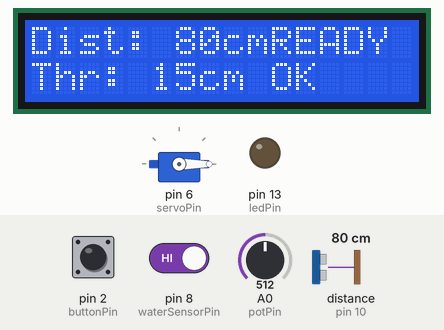
This program was run on a simulated Arduino Uno, built with avr-gcc and run on an emulated ATmega328P. Shown: servo, 16×2 character LCD, output pins drawn as LEDs (lit = HIGH). Wiring (inferred from the names in the program): ultrasonic range finder: trigger pin 9; echo pin 10. The inputs (shaded band) are chosen by the test bench; at power-on: distance to the obstacle (sensor on pin 10) 80 cm, pin 8 (waterSensorPin) HIGH, pin 2 (buttonPin) HIGH, A0 (potPin) = 512. The echo pulse lasts 58.3 µs per cm; sleep ends after the set time or at an interrupt; pins used as bus, display or sensor lines are not drawn; what the program prints to the serial monitor is not drawn.

Above: at 2.7 s.
2.8 s: distance to the obstacle (sensor on pin 10) set to 17 cm
At 4.0 s:
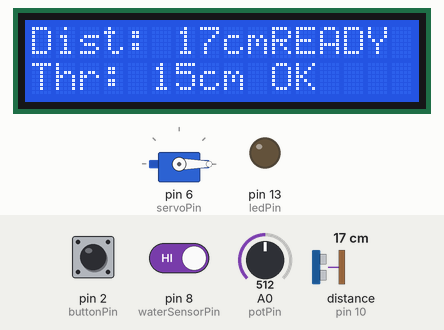
4.3 s: distance to the obstacle (sensor on pin 10) set to 14 cm
At 5.2 s:
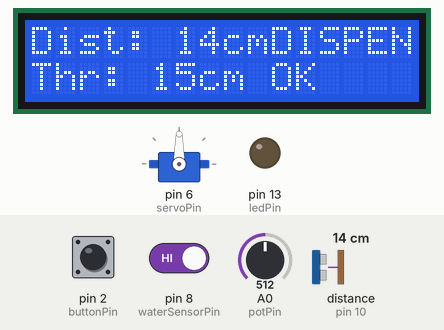
7.3 s: pin 8 (waterSensorPin) driven LOW
At 8.9 s:
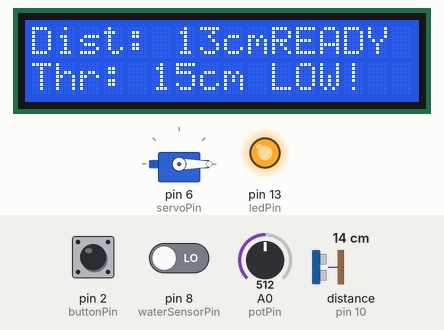
9.2 s: distance to the obstacle (sensor on pin 10) set to 183 cm
At 10.5 s:
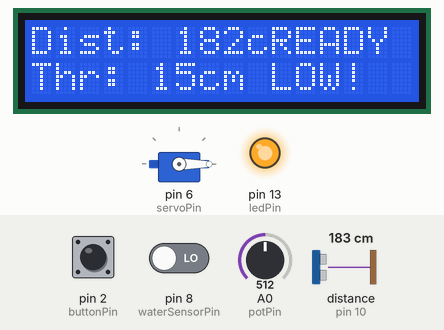
14.2 s: pin 8 (waterSensorPin) driven HIGH
At 15.4 s:
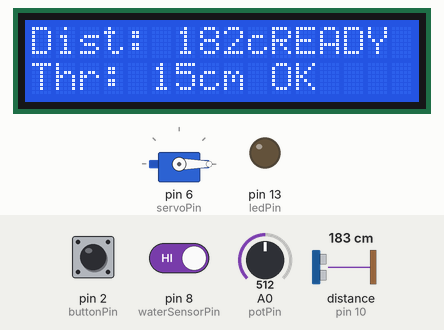
Timing chart, 0 to 17.2 s (numbered marks = the images above; inputs shaded):
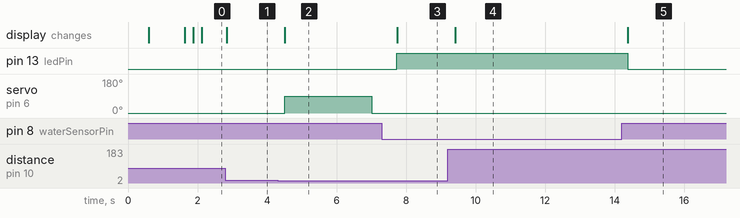

The program:

main.cpp
```cpp
#include <Arduino.h>
#include <Servo.h>
#include <LiquidCrystal_I2C.h>
#include <avr/sleep.h>
#include <avr/interrupt.h>

// === Khai báo đối tượng ===
Servo myServo;
LiquidCrystal_I2C lcd(0x27, 16, 2); // Địa chỉ 0x27 thường gặp, nếu không nhận thì thử 0x3F

// === Pin - Tối ưu để tránh xung đột ===
const int trigPin = 9;      // D9 - không xung đột với PWM
const int echoPin = 10;     // D10 - không xung đột với PWM
const int servoPin = 6;     // D6 - PWM pin cho servo
const int buttonPin = 2;    // D2 = INT0 - ngắt ngoài
const int potPin = A0;      // A0 - analog input
const int waterSensorPin = 8; // D8 - digital input
const int ledPin = 13;      // D13 - built-in LED

// === Biến trạng thái ===
volatile bool wakeUpFlag = false;
volatile bool buttonPressed = false;
unsigned long lastButtonPress = 0;
unsigned long lastActiveTime = 0;
bool isSleeping = false;

// === Hằng số cấu hình ===
const unsigned long SLEEP_TIMEOUT = 15000;    // 15 giây không hoạt động thì sleep
const unsigned long BUTTON_DEBOUNCE = 200;    // 200ms debounce
const int SERVO_OPEN_ANGLE = 90;
const int SERVO_CLOSE_ANGLE = 0;
const int MIN_DISTANCE = 2;                   // Khoảng cách tối thiểu hợp lệ (cm)
const int MAX_DISTANCE = 400;                 // Khoảng cách tối đa hợp lệ (cm)

// === ISR cho INT0 (button) - Cách duy nhất, không dùng attachInterrupt ===
ISR(INT0_vect) {
  if (millis() - lastButtonPress > BUTTON_DEBOUNCE) {
    wakeUpFlag = true;
    buttonPressed = true;
    lastButtonPress = millis();
  }
}

// === Cấu hình ngắt INT0 ===
void setupInterrupt() {
  cli(); // Tắt ngắt tạm thời

  // Cấu hình INT0 theo datasheet ATmega328P
  EICRA &= ~(1 << ISC01);  // Clear bit ISC01
  EICRA &= ~(1 << ISC00);  // Clear bit ISC00
  EICRA |= (1 << ISC01);   // Set ISC01 = 1, ISC00 = 0 -> Falling edge

  EIMSK |= (1 << INT0);    // Enable INT0

  sei(); // Bật lại ngắt
}

// === Sleep mode cải tiến ===
void goToSleep() {
  if (isSleeping) return; // Tránh sleep nhiều lần

  isSleeping = true;
  lcd.clear();
  lcd.setCursor(0, 0);
  lcd.print("Sleeping...");
  delay(500);

  // Tắt các thiết bị không cần thiết
  lcd.noBacklight();
  digitalWrite(ledPin, LOW);

  // Cấu hình sleep mode
  set_sleep_mode(SLEEP_MODE_PWR_DOWN);
  sleep_enable();

  // Xóa cờ ngắt cũ và bật ngắt
  cli();
  EIFR = bit(INTF0); // Clear INT0 flag
  sei();

  sleep_cpu(); // Zzz...

  // Khi có ngắt INT0, CPU tỉnh dậy
  sleep_disable();
  isSleeping = false;

  // Khôi phục thiết bị
  lcd.backlight();
  lcd.clear();
  lcd.setCursor(0, 0);
  lcd.print("Woke up!");
  delay(500);

  // Reset timer
  lastActiveTime = millis();
}

// === Đọc khoảng cách với xử lý lỗi ===
int readDistance() {
  digitalWrite(trigPin, LOW);
  delayMicroseconds(2);
  digitalWrite(trigPin, HIGH);
  delayMicroseconds(10);
  digitalWrite(trigPin, LOW);

  // Đọc echo với timeout 25ms (khoảng 4m)
  unsigned long duration = pulseIn(echoPin, HIGH, 25000UL);

  if (duration == 0) {
    return -1; // Timeout - không có vật thể trong tầm
  }

  int distance = duration * 0.0343 / 2;

  // Kiểm tra khoảng cách hợp lệ
  if (distance < MIN_DISTANCE || distance > MAX_DISTANCE) {
    return -1;
  }

  return distance;
}

// === Xử lý servo với bảo vệ ===
void controlServo(int angle) {
  if (angle < 0 || angle > 180) return; // Bảo vệ góc servo

  myServo.write(angle);
  delay(500); // Đợi servo di chuyển
}

// === Xử lý button với debounce ===
bool isButtonPressed() {
  if (buttonPressed) {
    buttonPressed = false;
    return true;
  }
  return false;
}

void setup() {
  // Khởi tạo Serial để debug
  Serial.begin(9600);
  Serial.println("Auto Hand Sanitizer Starting...");

  // Cấu hình pin
  pinMode(trigPin, OUTPUT);
  pinMode(echoPin, INPUT);
  pinMode(buttonPin, INPUT_PULLUP);
  pinMode(waterSensorPin, INPUT_PULLUP);
  pinMode(ledPin, OUTPUT);

  // Khởi tạo servo
  myServo.attach(servoPin);
  controlServo(SERVO_CLOSE_ANGLE);

  // Khởi tạo LCD
  lcd.init();
  lcd.backlight();
  lcd.clear();
  lcd.setCursor(0, 0);
  lcd.print("Auto Dispenser");
  lcd.setCursor(0, 1);
  lcd.print("Initializing...");
  delay(1000);

  // Cấu hình ngắt
  setupInterrupt();

  // Khởi tạo timer
  lastActiveTime = millis();

  Serial.println("Setup completed!");
}

void loop() {
  // === Đọc cảm biến ===
  int distance = readDistance();
  int potValue = analogRead(potPin);
  int threshold = map(potValue, 0, 1023, 5, 25); // 5-25cm
  bool waterLow = (digitalRead(waterSensorPin) == LOW);

  // === Xử lý button manual ===
  if (isButtonPressed()) {
    Serial.println("Manual button pressed!");
    if (!waterLow) {
      lcd.setCursor(10, 0);
      lcd.print("MANUAL");
      controlServo(SERVO_OPEN_ANGLE);
      delay(2000);
      controlServo(SERVO_CLOSE_ANGLE);
      lastActiveTime = millis(); // Reset timer
    }
  }

  // === Hiển thị LCD ===
  lcd.clear();
  lcd.setCursor(0, 0);
  if (distance > 0) {
    lcd.print("Dist: ");
    lcd.print(distance);
    lcd.print("cm ");
  } else {
    lcd.print("No Object    ");
  }

  lcd.setCursor(0, 1);
  lcd.print("Thr: ");
  lcd.print(threshold);
  lcd.print("cm ");

  // === Kiểm tra mức nước ===
  if (waterLow) {
    lcd.setCursor(10, 1);
    lcd.print("LOW!");
    digitalWrite(ledPin, HIGH);
  } else {
    lcd.setCursor(10, 1);
    lcd.print("OK  ");
    digitalWrite(ledPin, LOW);
  }

  // === Logic chính - Phát hiện tay và kích hoạt ===
  if (!waterLow && distance > 0 && distance < threshold) {
    lcd.setCursor(10, 0);
    lcd.print("DISPENSE");
    Serial.print("Hand detected at ");
    Serial.print(distance);
    Serial.println("cm");

    controlServo(SERVO_OPEN_ANGLE);
    delay(2000);
    controlServo(SERVO_CLOSE_ANGLE);

    lastActiveTime = millis(); // Reset timer
  } else if (distance > 0) {
    lcd.setCursor(10, 0);
    lcd.print("READY ");
  }

  // === Logic sleep mode cải tiến ===
  if (distance > threshold || distance == -1) {
    // Không có tay trong tầm
    if (millis() - lastActiveTime > SLEEP_TIMEOUT && !isSleeping) {
      Serial.println("Going to sleep...");
      goToSleep();
    }
  } else {
    // Có tay trong tầm hoặc vừa hoạt động
    lastActiveTime = millis();
  }

  // Debug info qua Serial
  Serial.print("Distance: ");
  Serial.print(distance);
  Serial.print("cm, Threshold: ");
  Serial.print(threshold);
  Serial.print("cm, Water: ");
  Serial.print(waterLow ? "LOW" : "OK");
  Serial.print(", Time to sleep: ");
  Serial.println((SLEEP_TIMEOUT - (millis() - lastActiveTime)) / 1000);

  delay(200); // Delay chính
}
```

Measured:
- the behaviour switches between 16 and 15 cm on distance to the obstacle (sensor on pin 10) (found by bisection; images 1 and 2)
- after the input at 2.8 s, the display: changes at once (image 1)
- after the input at 4.3 s, servo on pin 6 (servoPin): 0° → 90° after 0.20 s, → 0° 2.5 s later; the display: changes after 0.20 s (image 2)
- after the input at 7.3 s, pin 13 (ledPin): LOW → HIGH after 0.44 s; servo on pin 6 (servoPin): stays 0° (without the input it goes to 90° after 0.44 s); the display: changes after 0.44 s (image 3)
- after the input at 9.2 s, the display: changes after 0.22 s (image 4)
- after the input at 14.2 s, pin 13 (ledPin): HIGH → LOW after 0.17 s instead of 10.6 s; the display: changes after 0.18 s (image 5)
